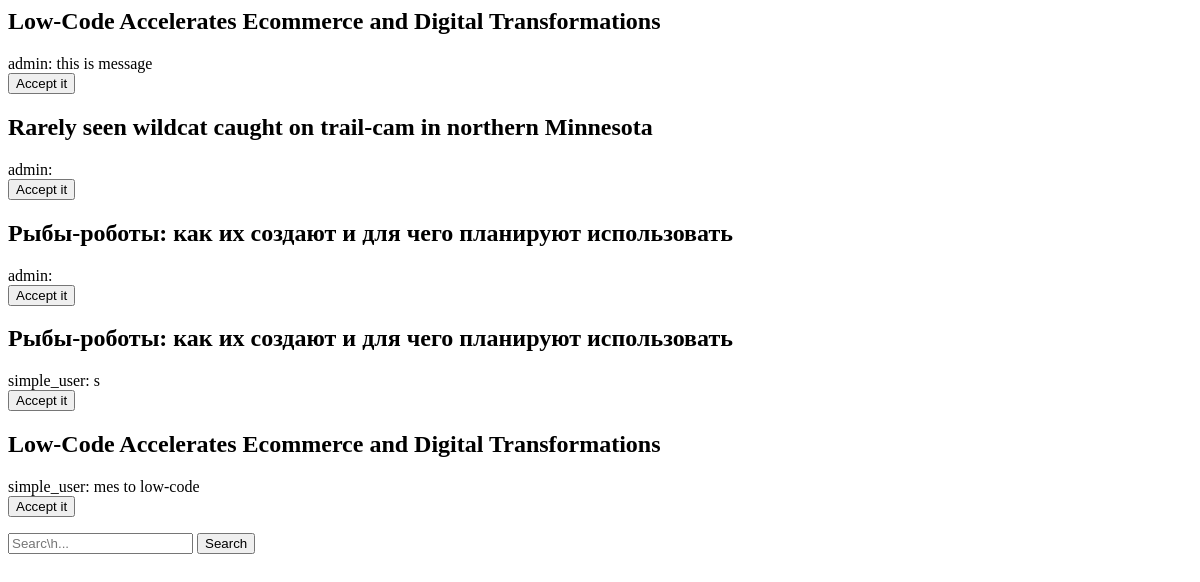
The page /article/message/search/ on the database as committed earlier.
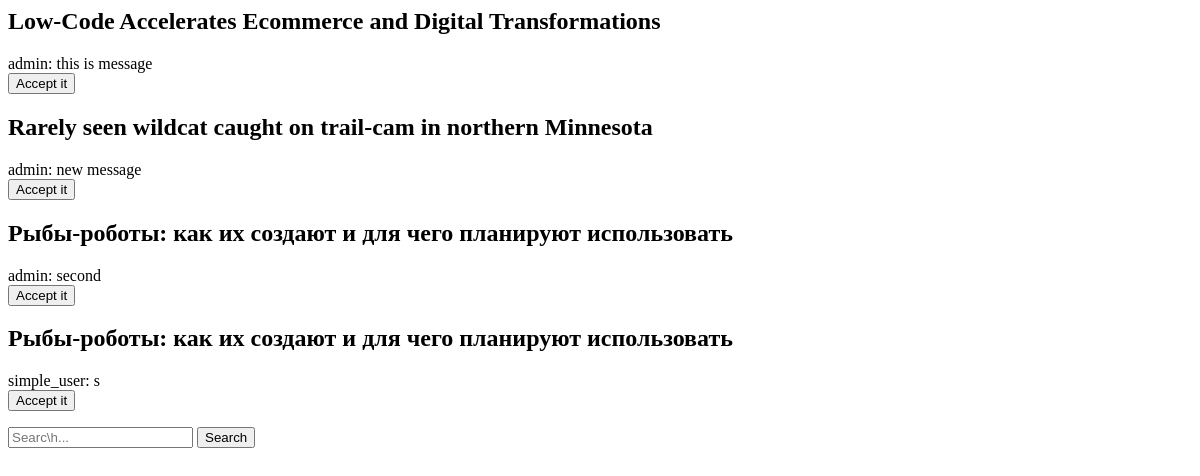
The same page on the database as committed later.
### article/models.py (models this page shows)
class Message(models.Model):
    text = models.CharField(max_length=255)
    article = models.ForeignKey(Article, on_delete=models.CASCADE)
    user_from = models.ForeignKey(User, on_delete=models.CASCADE)

class Article(models.Model):
    tittle = models.CharField(max_length=255, default='')
    text = models.CharField(max_length=1024, default='text edition')
    content = RichTextField(blank=True, null=True)
    content_upload = RichTextUploadingField(blank=True, null=True)
    user = models.ForeignKey(User, on_delete=models.CASCADE)
    likes = models.ManyToManyField(User, through='UserArticle', related_name='user_like', blank=True)
    category = models.ForeignKey(Category, on_delete=models.CASCADE, blank=False)
    def __str__(self):
        return self.tittle

### article/views.py (the view)
# urls.py: path('article/message/search/', search, name='search'),
def search(request):
	q = request.GET.get('q')
	if q is None or q is "":
		messages = Message.objects.all()
	elif q is not None:
		messages = Message.objects.filter(text__contains=q)
	return render(request, 'article/messages.html', {'messages': messages})

### templates/article/messages.html (shortened to what this page needs)
{% for message in messages %}
<div class="model-class">
    <h2>
		{{ message.article}}
	</h2>
        {{ message.user_from }}:
        {{ message.text }}
</div>
<form action="{% url 'article:message_create' pk=message.article.id %}" method="post">
        <input type="submit" value="Accept it">
</form>
{% endfor %}
<form action="" method="get" class="form-inline mt-2 m\
t-md-0">
<input id="q" name="q" value="{{ q }}" \
class="form-control mr-sm-2" type="text" placeholder="Searc\
h..." aria-label="Search">
<button class="btn btn-outline-success my-2 my-sm-0\
" type="submit">Search</button>
</form>

Rows that differ between the two databases and show on the page:
removed Message: article "Low-Code Accelerates Ecommerce and Digital Transformations", user_from "simple_user", text "mes to low-code"
changed Message "Rarely seen wildcat caught on trail-cam in northern Minnesota": text (not shown) → "new message"
changed Message: text (not shown) → "second"
